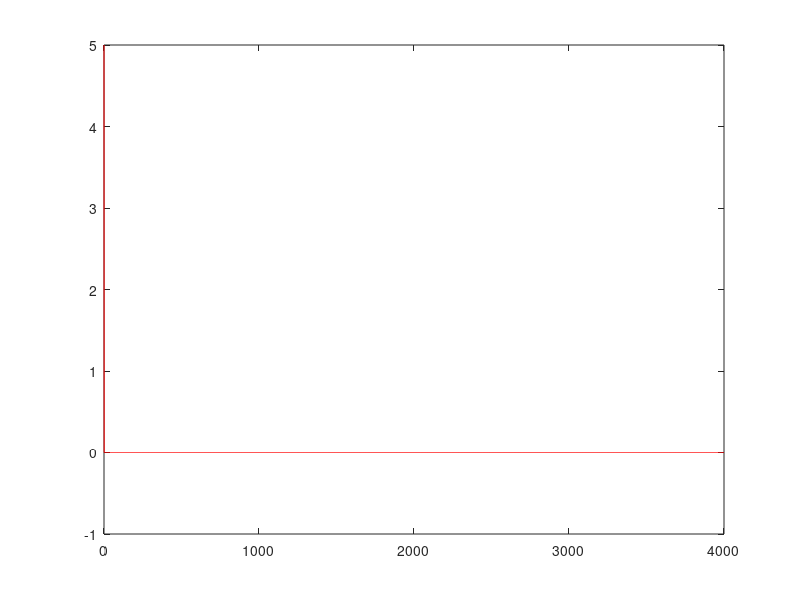
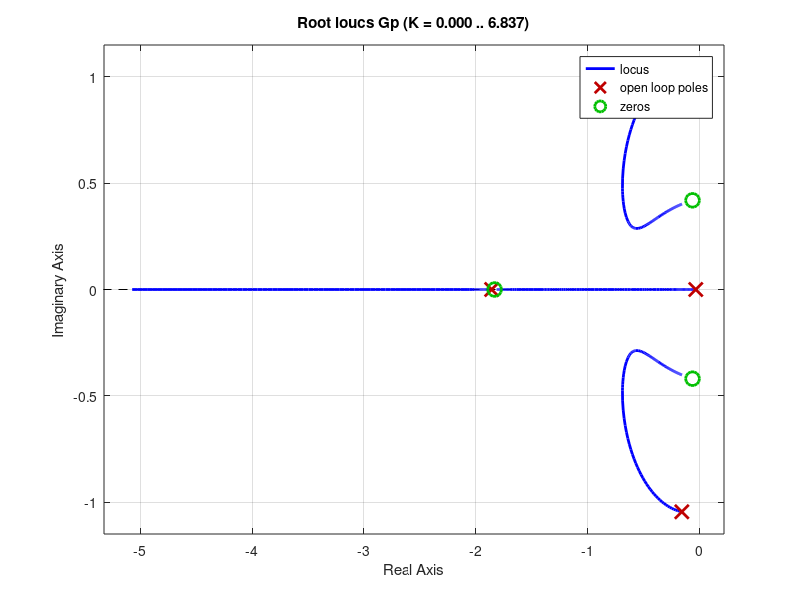
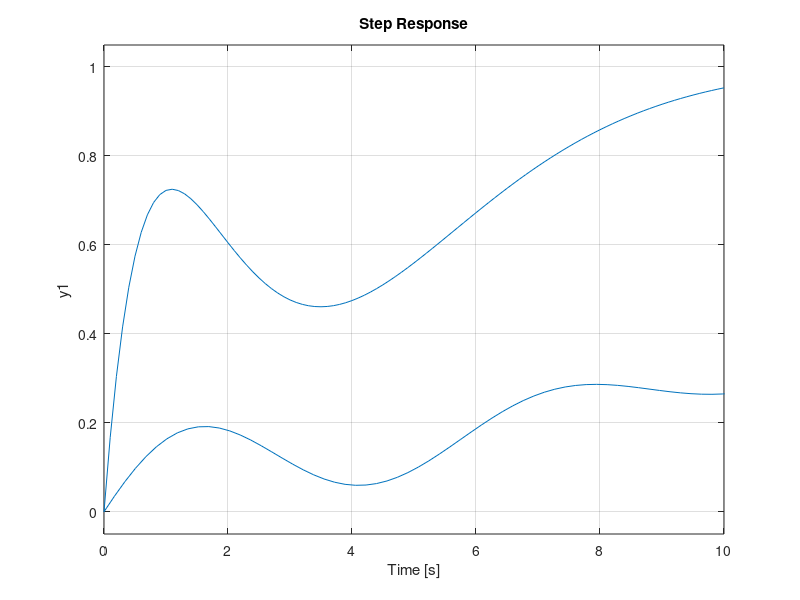

These charts were generated, in order, by the following MATLAB code:
% Logan Prust - Aer E 331 - Exam 1 - Problem 2

clear;

wn=3.3;
z=0.01;
Iz=0.045;
wd=wn*sqrt(1-z^2);
psi0=5;
A=[0 1;-Iz*wn -2*z*Iz*wn];
B=[0;1];
C=[0 1];
D=0;
Gss=ss(A,B,C,D);
figure(1);
grid on;
hold on;
initial(Gss,[psi0,psi0]);

time=0:1:4000;
n=length(time);
for i=1:n
    psi(i)=psi0*exp(-wn^2*time(i))*(cos(wd*time(i))+wn^2/wd*sin(wd*time(i)));
end

plot(time,psi,'r');

clear;

Gp=tf([.73,1.43,.3,.24],[1,2.21,1.78,2.13,.07]);
figure(2);
grid on;
rlocus(Gp);

K=2.22;
W=feedback(K*Gp,1);

Gp0=3.4286;
W0=0.88388;

figure(3);
step(Gp/Gp0);
hold on;
step(W/W0);